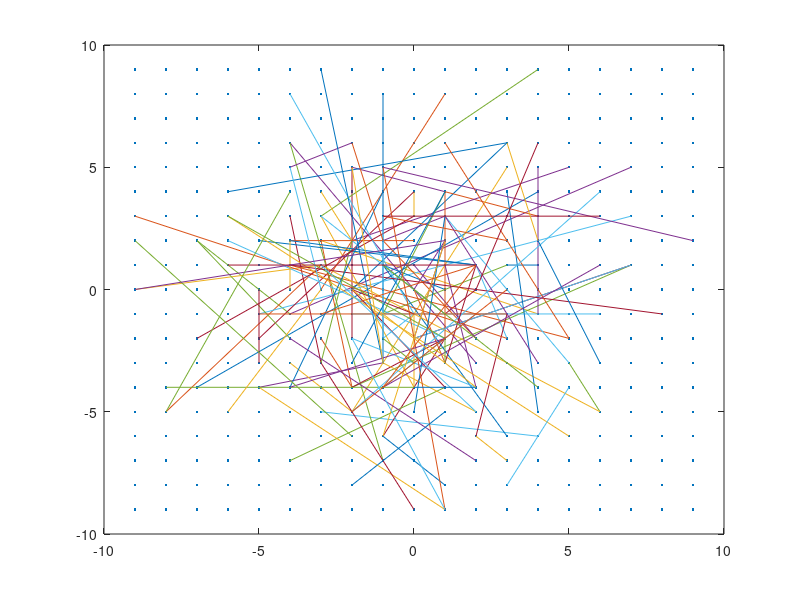

The MATLAB source for this figure:
function patten = brief_pattern_generator()
    clear all;close all;
    type = 'Gaussianiid';
    hsize = 9;
    bits = 128;% 256, 512
    fsize = 2*hsize;
    if strcmp(type, 'Uniform')
        X1 = round(rand(1,bits).*(fsize)-hsize);
        Y1 = round(rand(1,bits).*(fsize)-hsize);
        X2 = round(rand(1,bits).*(fsize)-hsize);
        Y2 = round(rand(1,bits).*(fsize)-hsize);
    elseif strcmp(type, 'Gaussianiid')
        Sigma = fsize^2/25;
        sigma = fsize/5;
        X1 = round(normrnd(0,sigma,[1,bits]));
        Y1 = round(normrnd(0,sigma,[1,bits]));
        X2 = round(normrnd(0,sigma,[1,bits]));
        Y2 = round(normrnd(0,sigma,[1,bits]));
        
        X1(X1>hsize) = hsize;X1(X1<-hsize) = -hsize;
        X2(X2>hsize) = hsize;X2(X2<-hsize) = -hsize;
        Y1(Y1>hsize) = hsize;Y1(Y1<-hsize) = -hsize;
        Y2(Y2>hsize) = hsize;Y2(Y2<-hsize) = -hsize;
    else
        
    end

    
    
    [Xx,Yy] = meshgrid(-hsize:1:hsize,-hsize:1:hsize);
    Xx = Xx(:);Yy = Yy(:);
    plot(Xx, Yy, '.');hold on;
    for i = 1:bits
        plot([X1(i), X2(i)],[Y1(i), Y2(i)],'-');
    end
end